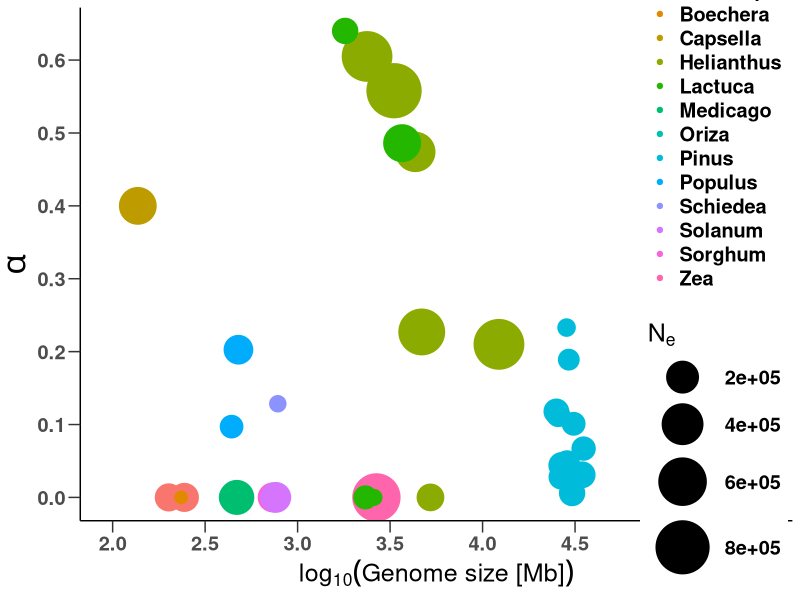
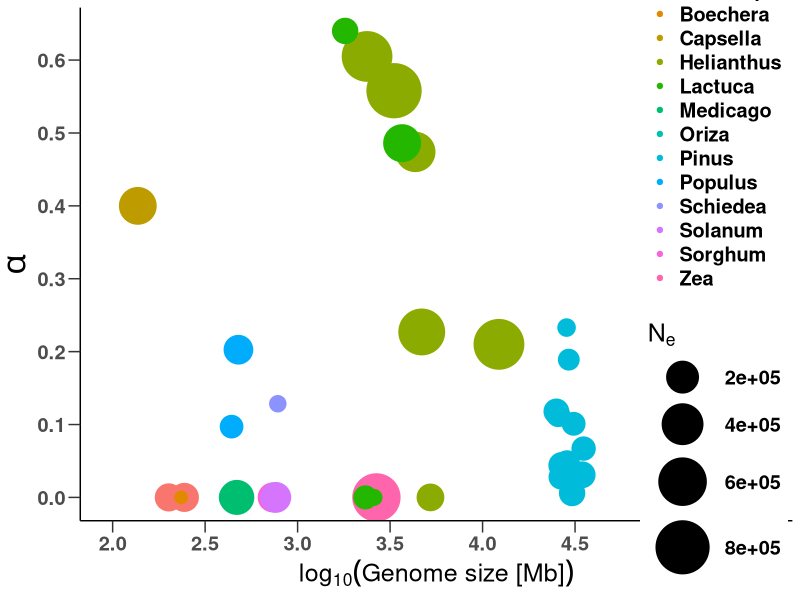

Recreate these plots in R, in order.
## ---- chunk 1
knitr::opts_chunk$set(echo = TRUE)
## ---- chunk 2

library(ggplot2)
library(cowplot)
library(viridis)
alpha_raw <- read.csv("../data/alpha_values.csv",header = T)
## ---- chunk 3

myshapes <- data.frame(name=factor(alpha_raw$genus),
                       num=as.numeric(factor(alpha_raw$genus)))
shapes <- as.numeric(factor(alpha_raw$genus))
shapes <- replace(shapes,shapes<=3,16)
shapes <- replace(shapes,shapes>=9,16)
shapes <- replace(shapes,shapes==6,16)
shapes <- replace(shapes,shapes==7,16)
shapes <- replace(shapes,shapes==4,17) # Helianthus triangle
shapes <- replace(shapes,shapes==8,18)  #Pinus dimond
shapes <- replace(shapes,shapes==5,15)  # Lactuca box
myshapes$shapes <- shapes

aplot <- ggplot(alpha_raw, aes(x=log(genome_1C_mb,10), 
                               y=derived_alpha, 
                               color=genus,size=Ne)) +
  geom_point() + 
  scale_size_continuous(range = c(4, 18))+ 
  scale_x_continuous(breaks = seq(2, 5.5, by = 0.5),
                     limits = c(2,5.5)) + 
  scale_y_continuous(breaks = seq(0, .6, by = 0.1)) + 
  theme_classic() + 
  theme(legend.position = c(0.9, 0.5),
        text = element_text(face="bold",size = 18),
        axis.ticks.length=unit(3,"mm"),
        axis.title.y = element_text(size = 24,face='bold')) + 
  labs(x = expression(log[10]("Genome size [Mb]")), 
       y = expression(alpha)) + 
  labs(colour = "Genus",size=expression(paste(N[e]))) 

aplot
ggsave("../figure/Figure2.png",plot = aplot,width = 12)
